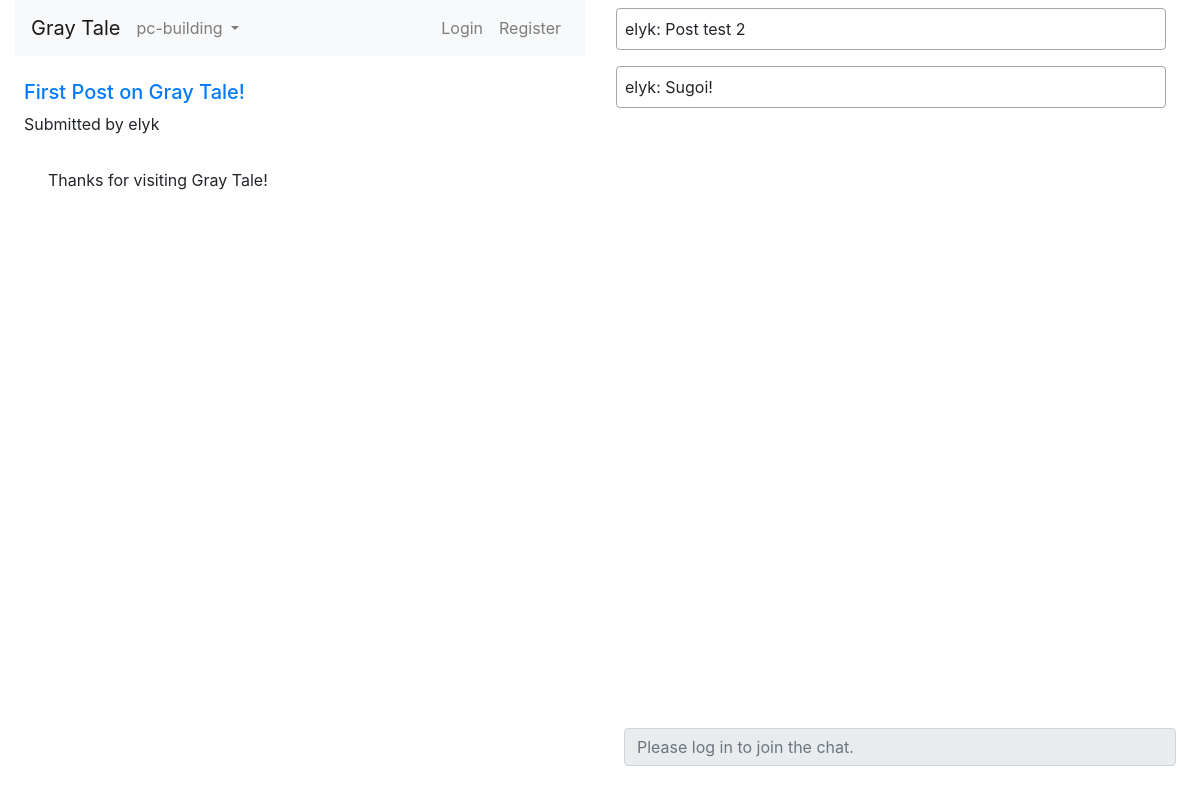
Screenshot of /g/pc-building/2 with the database file from the repository.
### chatbox/models.py (models this page shows, shortened)
class Post(models.Model):
    dt = datetime.now()
    username = models.CharField(max_length=32,default='user')
    topic = models.CharField(max_length=32, default='graytale')
    url = models.URLField(max_length=250)
    text = models.TextField(blank=True,max_length=10000)
    title = models.CharField(max_length=64, default='')
    datetime = models.IntegerField(default=time.mktime(dt.timetuple()))

class Message(models.Model):
    dt = datetime.now()
    username = models.CharField(max_length=32,default='user')
    message_text = models.CharField(max_length=1000)
    room_name = models.CharField(max_length=200,default='lobby')
    post_id = models.IntegerField(default=0)
    datetime = models.IntegerField(default=time.mktime(dt.timetuple()))

### chatbox/views.py (the view)
# urls.py: url(r'^g/(?P<room_name>[^/]+)/(?P<post_id>[^/]+)$',views.post_view,name='post'),
def post_view(request, room_name='graytale', post_id='0'):
    post = Post.objects.filter(topic=room_name,id=post_id)[0]
    messages = Message.objects.filter(room_name=room_name, post_id=post_id).order_by('datetime')[:20]
    return render(request,'chat/post.html', {
        'chat_history': messages,
        'room_name': room_name,
        'room_name_json': mark_safe(json.dumps(room_name)),
        'id': post_id,
        'post': post,
    })

### chatbox/templates/chat/post.html (shortened to what this page needs)
{% extends "chat/base.html" %}
{% load static %}
{% block site_head %}
    <link rel="stylesheet" href="{% static 'css/chatbox.css' %}">
{% endblock site_head %}
{% block content %}
        <div class="row flex-fill">
            <div class="posts col-md-6">
                <nav class="navbar navbar-expand-lg navbar-light bg-light">
                    <ul class="navbar-nav mr-auto">
                        <li class="nav-item">
                            <a class="navbar-brand mr-auto" href="{% url 'index' %}">Gray Tale</a>
                        </li>
                        <li class="nav-item dropdown">
                            <a class="nav-link dropdown-toggle" href="#" id="navbarDropdown" role="button" data-toggle="dropdown" aria-haspopup="true" aria-expanded="false">
                                {{room_name}}
                            </a>
                        </li>
                    </ul>
                    <ul class="navbar-nav ml-auto">
                        {% if user.is_authenticated %}
                        <li class="nav-item my-auto">
                            <span>Hi, {{ user }}!</span>
                        </li>
                        <li class="nav-item">
                            <a class="nav-link" href="{% url 'logout' %}">Logout</a>
                        </li>
                        {% else %}
                        <li class="nav-item">
                            <a class="nav-link" data-toggle="modal" data-target="#modal" href="{% url 'login' %}">Login</a>
                        </li>
                        <li class="nav-item">
                            <a class="nav-link" data-toggle="modal" data-target="#modal" href="{% url 'register' %}">Register</a>
                        </li>
                        {% endif %}
                    </ul>
                </nav>
                <div id="posts-window" class="row posts-wrapper">
                    <div class="col-md-12 px-4 pt-4 posts-header">
                        <h5><a href="{{post.url}}">{{post.title}}</a></h5>
                        <p>Submitted by {{post.username}}</p>
                    </div>
                    <div class="col-md-12 posts-text pre-scrollable h-100 px-5 py-3">
                        {{post.text}}
                    </div>
                </div>
            </div>
            <div class="col-md-6" id="chat-log">
                <div id="chat-log-window" class="chat-log-wrapper pre-scrollable">
                    <div class="row" id="chat-log-div">
                    {% for msg in chat_history %}
                        <div class="chat-line col-md-11">
                            <span class="msg-text">{{msg.username}}: {{msg.message_text}}</span>
                        </div>
                    {% endfor %}
                    </div>
                </div>
                <div class="chat-input-wrapper">
                    <div class="row">
                        {% if user.is_authenticated %}
                        <input id="chat-message-input" class="form-control col-md-12" type="text" placeholder="Press 'Enter' to send a message"/>
                        {% else %}
                        <input id="chat-message-input" class="form-control col-md-12" type="text" size="2000" placeholder="Please log in to join the chat." disabled/>
                        {% endif %}
                    </div>
                </div>
            </div>
        </div>
{% endblock content %}

### chatbox/static/css/chatbox.css (style rules this page uses)
html, body { height: 100%; }
.chat-line { border: 1px solid rgba(120,120,120,0.66); border-radius: 4px; width: auto; margin: 8px 0 8px 16px; padding: 8px; }
.posts-text { max-height: 70vh !important; height: 70vh !important; }
.chat-log-wrapper { min-height: 90vh; overflow-x: hidden !important; }
.chat-input-wrapper { padding: 1vh 2vw 0 2vw; min-height: 10vh; }
#chat-log-div { min-height: 100%; }

### rows the page displays
Post: title "First Post on Gray Tale!", username "elyk", text "Thanks for visiting Gray Tale!"
Message: username "elyk", message_text "Post test 2"
Message: username "elyk", message_text "Sugoi!"

### other values shown
{{ room_name }} "pc-building"
